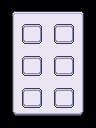

A level layout from a 2D game, rendered from its tile map. Below: a short description, then the map file with its tile-grid data intact:
An orthogonal 6x8 tile map with 16x16 px tiles, 2 tile layers (Tile Layer 1, Tile Layer 2).

<map version="1.10" tiledversion="1.11.2" orientation="orthogonal" renderorder="right-down" width="6" height="8" tilewidth="16" tileheight="16" infinite="0" nextlayerid="4" nextobjectid="1">
 <tileset firstgid="1" source="Modern_UI_Style_2.tsx" />
 <layer id="1" name="Tile Layer 1" width="6" height="8">
  <data encoding="csv">
690,691,691,691,691,692,
739,887,887,887,887,741,
739,149,149,149,887,741,
739,887,887,887,887,741,
739,887,887,887,887,741,
739,887,887,887,887,741,
739,887,887,887,887,741,
935,936,936,936,936,937
</data>
 </layer>
 <layer id="2" name="Tile Layer 2" width="6" height="8">
  <data encoding="csv">
0,0,0,0,0,0,
497,981,982,981,982,840,
0,1030,1031,1030,1031,840,
0,981,982,981,982,840,
0,1030,1031,1030,1031,840,
497,981,982,981,982,840,
0,1030,1031,1030,1031,840,
0,840,840,840,840,840
</data>
 </layer>
</map>
